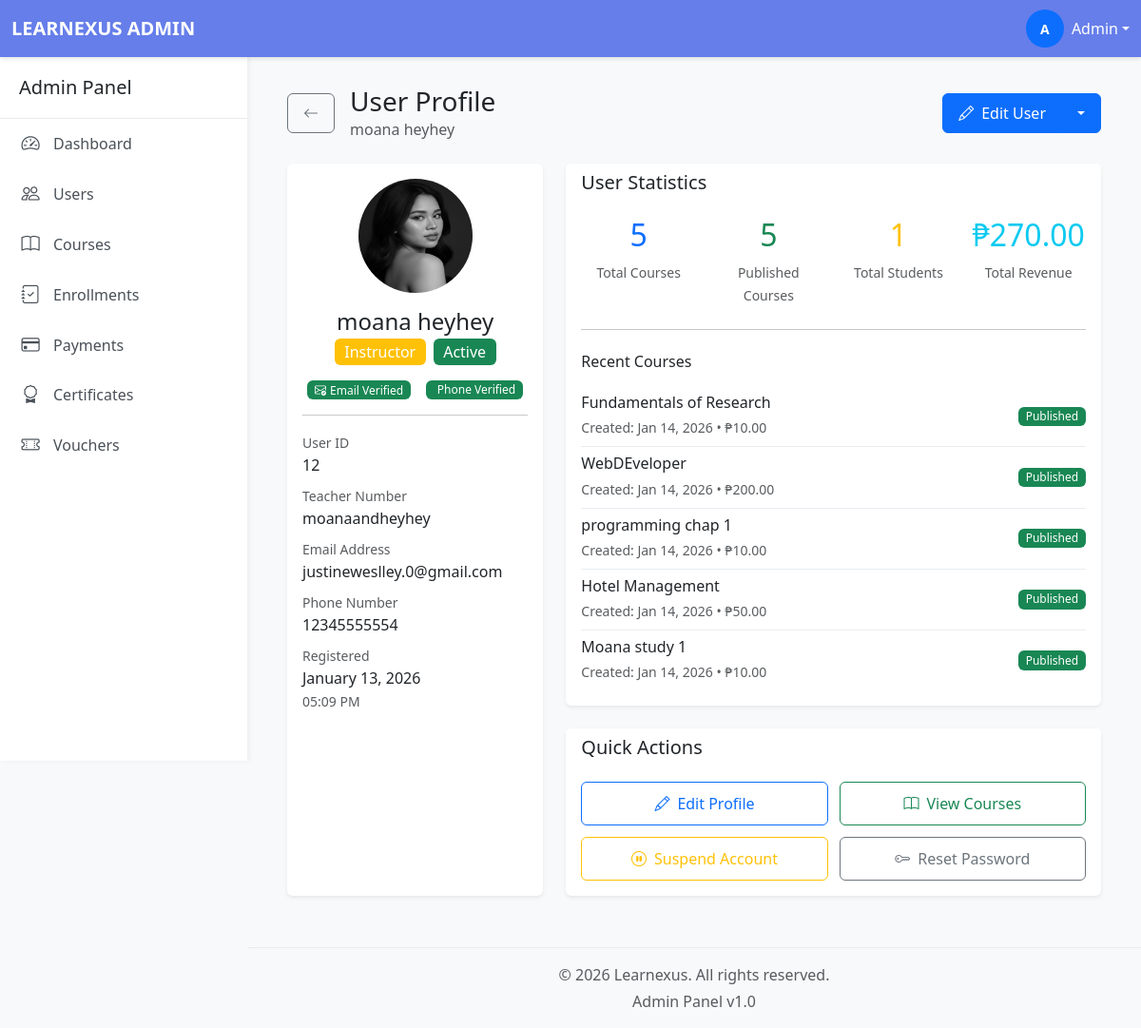
The page /admin/user_view.php?id=12&return=/Learnexus/admin/users.php (signed in) on the database its author committed.
### tables this page shows
CREATE TABLE `users` (
  `userID` int(11) NOT NULL,
  `email` varchar(255) NOT NULL,
  `passwordHash` varchar(255) NOT NULL,
  `firstName` varchar(100) NOT NULL,
  `lastName` varchar(100) NOT NULL,
  `middleInitial` varchar(5) NOT NULL,
  `phone` varchar(20) DEFAULT NULL,
  `avatar` varchar(255) DEFAULT NULL,
  `phoneVerified` tinyint(1) DEFAULT 0,
  `emailVerified` tinyint(1) DEFAULT 0,
  `role` enum('student','instructor','admin') DEFAULT 'student',
  `status` enum('active','inactive','suspended') DEFAULT 'active',
  `createdAt` timestamp NOT NULL DEFAULT current_timestamp(),
  `studentNumber` varchar(50) DEFAULT NULL,
  `teacherNumber` varchar(50) DEFAULT NULL
);

CREATE TABLE `courses` (
  `courseID` int(11) NOT NULL,
  `teacherID` int(11) NOT NULL,
  `title` varchar(255) NOT NULL,
  `description` text DEFAULT NULL,
  `price` decimal(10,2) DEFAULT 0.00,
  `category` varchar(100) DEFAULT NULL,
  `status` enum('draft','published','archived') DEFAULT 'draft',
  `passingScore` int(11) DEFAULT 70,
  `createdAt` timestamp NOT NULL DEFAULT current_timestamp()
);

### admin/user_view.php (the view, shortened to what the rows shown need)
<?php
require_once '../database/db_connect.php';
$userID = (int)$_GET['id'];
try {
    $stmt = $conn->prepare("SELECT * FROM users WHERE userID = ?");
    $stmt->execute([$userID]);
    $user = $stmt->fetch();
    if ($user['role'] === 'student') {
        $stmt = $conn->prepare("SELECT COUNT(*) FROM enrollments WHERE userID = ?");
        $stmt->execute([$userID]);
        $enrollmentCount = $stmt->fetchColumn();
        $stmt = $conn->prepare("SELECT COUNT(*) FROM enrollments WHERE userID = ? AND status = 'completed'");
        $stmt->execute([$userID]);
        $completedCourses = $stmt->fetchColumn();
        $stmt = $conn->prepare("SELECT COUNT(*) FROM certificates WHERE userID = ?");
        $stmt->execute([$userID]);
        $certificatesCount = $stmt->fetchColumn();
        $stmt = $conn->prepare("SELECT SUM(amount) FROM payments WHERE userID = ? AND status = 'completed'");
        $stmt->execute([$userID]);
        $totalSpent = $stmt->fetchColumn() ?? 0;
        $stmt = $conn->prepare("
            SELECT e.*, c.title, c.price
            FROM enrollments e
            JOIN courses c ON e.courseID = c.courseID
            WHERE e.userID = ?
            ORDER BY e.enrolledAt DESC
            LIMIT 5
        ");
        $stmt->execute([$userID]);
        $recentEnrollments = $stmt->fetchAll(PDO::FETCH_ASSOC);
    } elseif ($user['role'] === 'instructor') {
        $stmt = $conn->prepare("SELECT COUNT(*) FROM courses WHERE teacherID = ?");
        $stmt->execute([$userID]);
        $coursesCount = $stmt->fetchColumn();
        $stmt = $conn->prepare("SELECT COUNT(*) FROM courses WHERE teacherID = ? AND status = 'published'");
        $stmt->execute([$userID]);
        $publishedCourses = $stmt->fetchColumn();
        $stmt = $conn->prepare("
            SELECT COUNT(DISTINCT e.userID)
            FROM enrollments e
            JOIN courses c ON e.courseID = c.courseID
            WHERE c.teacherID = ?
        ");
        $stmt->execute([$userID]);
        $totalStudents = $stmt->fetchColumn();
        $stmt = $conn->prepare("
            SELECT SUM(p.amount)
            FROM payments p
            JOIN enrollments e ON p.enrollmentID = e.enrollmentID
            JOIN courses c ON e.courseID = c.courseID
            WHERE c.teacherID = ? AND p.status = 'completed'
        ");
        $stmt->execute([$userID]);
        $totalRevenue = $stmt->fetchColumn() ?? 0;
        $stmt = $conn->prepare("
            SELECT * FROM courses
            WHERE teacherID = ?
            ORDER BY createdAt DESC
            LIMIT 5
        ");
        $stmt->execute([$userID]);
        $recentCourses = $stmt->fetchAll(PDO::FETCH_ASSOC);
    } elseif ($user['role'] === 'admin') {
        $adminActions = 0;
    }
} catch (PDOException $e) {
    error_log("User View Error: " . $e->getMessage());
    $_SESSION['error'] = 'Error loading user details';
    header('Location: users.php');
    exit();
}
include 'includes/header.php';
?>
<div class="main-content">
    <div class="container-fluid">
        <div class="d-flex justify-content-between align-items-center mb-4">
            <div class="d-flex align-items-center">
                <div>
                    <h1 class="h3 mb-0">User Profile</h1>
                    <nav aria-label="breadcrumb">
                        <ol class="breadcrumb mb-0">
                            <li class="breadcrumb-item active" aria-current="page"><?php echo htmlspecialchars($user['firstName'] . ' ' . $user['lastName']); ?></li>
                        </ol>
                    </nav>
                </div>
            </div>
        </div>
        <div class="row mb-4">
            <div class="col-lg-4">
                <div class="card border-0 shadow-sm h-100">
                    <div class="card-body text-center">
                        <?php if (!empty($user['avatar'])): ?>
                            <img src="<?php echo htmlspecialchars($user['avatar']); ?>"
                                 class="rounded-circle mb-3"
                                 width="120"
                                 height="120"
                                 alt="Avatar"
                                 onerror="this.src='https://ui-avatars.com/api/?name=<?php echo urlencode($user['firstName'] . '+' . $user['lastName']); ?>&background=667eea&color=fff'">
                        <?php endif; ?>
                        <h4 class="mb-1"><?php echo htmlspecialchars($user['firstName'] . ' ' . $user['lastName']); ?></h4>
                        <div class="mb-3">
                            <span class="badge bg-<?php
                                echo $user['role'] === 'admin' ? 'danger' :
                                    ($user['role'] === 'instructor' ? 'warning' : 'primary');
                            ?> fs-6">
                                <?php echo ucfirst($user['role']); ?>
                            </span>
                            <span class="badge bg-<?php
                                echo $user['status'] === 'active' ? 'success' :
                                    ($user['status'] === 'suspended' ? 'danger' : 'secondary');
                            ?> fs-6 ms-1">
                                <?php echo ucfirst($user['status']); ?>
                            </span>
                        </div>
                        <div class="d-flex justify-content-center gap-3 mb-3">
                            <?php if ($user['emailVerified']): ?>
                                <span class="badge bg-success">
                                </span>
                            <?php else: ?>
                                <span class="badge bg-warning">
                                    <i class="bi bi-envelope-x me-1"></i>Email Unverified
                                </span>
                            <?php endif; ?>
                            <?php if ($user['phoneVerified']): ?>
                                <span class="badge bg-success">
                                </span>
                            <?php else: ?>
                                <span class="badge bg-warning">
                                    <i class="bi bi-phone-x me-1"></i>Phone Unverified
                                </span>
                            <?php endif; ?>
                        </div>
                        <hr class="my-3">
                        <div class="text-start">
                            <div class="mb-2">
                                <small class="text-muted">User ID</small>
                                <p class="mb-0"><?php echo $user['userID']; ?></p>
                            </div>
                            <?php if ($user['role'] === 'student' && !empty($user['studentNumber'])): ?>
                                <div class="mb-2">
                                    <small class="text-muted">Student Number</small>
                                    <p class="mb-0"><?php echo htmlspecialchars($user['studentNumber']); ?></p>
                                </div>
                            <?php elseif ($user['role'] === 'instructor' && !empty($user['teacherNumber'])): ?>
                                <div class="mb-2">
                                    <small class="text-muted">Teacher Number</small>
                                    <p class="mb-0"><?php echo htmlspecialchars($user['teacherNumber']); ?></p>
                                </div>
                            <?php endif; ?>
                            <div class="mb-2">
                                <small class="text-muted">Email Address</small>
                                <p class="mb-0"><?php echo htmlspecialchars($user['email']); ?></p>
                            </div>
                            <div class="mb-2">
                                <small class="text-muted">Phone Number</small>
                                <p class="mb-0"><?php echo htmlspecialchars($user['phone'] ?? 'Not provided'); ?></p>
                            </div>
                            <div class="mb-2">
                                <small class="text-muted">Registered</small>
                                <p class="mb-0">
                                    <?php echo date('F d, Y', strtotime($user['createdAt'])); ?><br>
                                    <small class="text-muted"><?php echo date('h:i A', strtotime($user['createdAt'])); ?></small>
                                </p>
                            </div>
                        </div>
                    </div>
                </div>
            </div>
            <div class="col-lg-8">
                <div class="card border-0 shadow-sm mb-4">
                    <div class="card-body">
                        <?php if ($user['role'] === 'student'): ?>
                            <div class="row g-3">
                                <div class="col-md-3 col-6">
                                    <div class="text-center">
                                        <h2 class="text-primary"><?php echo $enrollmentCount; ?></h2>
                                        <small class="text-muted">Total Enrollments</small>
                                    </div>
                                </div>
                                <div class="col-md-3 col-6">
                                    <div class="text-center">
                                        <h2 class="text-success"><?php echo $completedCourses; ?></h2>
                                        <small class="text-muted">Completed Courses</small>
                                    </div>
                                </div>
                                <div class="col-md-3 col-6">
                                    <div class="text-center">
                                        <h2 class="text-warning"><?php echo $certificatesCount; ?></h2>
                                        <small class="text-muted">Certificates</small>
                                    </div>
                                </div>
                                <div class="col-md-3 col-6">
                                    <div class="text-center">
                                        <h2 class="text-info">₱<?php echo number_format($totalSpent, 2); ?></h2>
                                        <small class="text-muted">Total Spent</small>
                                    </div>
                                </div>
                            </div>
                            <?php if (!empty($recentEnrollments)): ?>
                                <hr class="my-4">
                                <h6 class="mb-3">Recent Enrollments</h6>
                                <div class="list-group list-group-flush">
                                    <?php foreach ($recentEnrollments as $enrollment): ?>
                                        <div class="list-group-item px-0">
                                            <div class="d-flex justify-content-between align-items-center">
                                                <div>
                                                    <h6 class="mb-1"><?php echo htmlspecialchars($enrollment['title']); ?></h6>
                                                    <small class="text-muted">
                                                        Enrolled: <?php echo date('M d, Y', strtotime($enrollment['enrolledAt'])); ?>
                                                        • ₱<?php echo number_format($enrollment['price'], 2); ?>
                                                    </small>
                                                </div>
                                                <span class="badge bg-<?php
                                                    echo $enrollment['status'] === 'completed' ? 'success' :
                                                        ($enrollment['status'] === 'active' ? 'primary' : 'warning');
                                                ?>">
                                                    <?php echo ucfirst($enrollment['status']); ?>
                                                </span>
                                            </div>
                                        </div>
                                    <?php endforeach; ?>
                                </div>
                            <?php endif; ?>
                        <?php elseif ($user['role'] === 'instructor'): ?>
                            <div class="row g-3">
                                <div class="col-md-3 col-6">
                                    <div class="text-center">
                                        <h2 class="text-primary"><?php echo $coursesCount; ?></h2>
                                    </div>
                                </div>
                                <div class="col-md-3 col-6">
                                    <div class="text-center">
                                        <h2 class="text-success"><?php echo $publishedCourses; ?></h2>
                                    </div>
                                </div>
                                <div class="col-md-3 col-6">
                                    <div class="text-center">
                                        <h2 class="text-warning"><?php echo $totalStudents; ?></h2>
                                    </div>
                                </div>
                                <div class="col-md-3 col-6">
                                    <div class="text-center">
                                        <h2 class="text-info">₱<?php echo number_format($totalRevenue, 2); ?></h2>
                                    </div>
                                </div>
                            </div>
                            <?php if (!empty($recentCourses)): ?>
                                <div class="list-group list-group-flush">
                                    <?php foreach ($recentCourses as $course): ?>
                                        <div class="list-group-item px-0">
                                            <div class="d-flex justify-content-between align-items-center">
                                                <div>
                                                    <h6 class="mb-1"><?php echo htmlspecialchars($course['title']); ?></h6>
                                                    <small class="text-muted">
                                                        Created: <?php echo date('M d, Y', strtotime($course['createdAt'])); ?>
                                                        • ₱<?php echo number_format($course['price'], 2); ?>
                                                    </small>
                                                </div>
                                                <span class="badge bg-<?php
                                                    echo $course['status'] === 'published' ? 'success' :
                                                        ($course['status'] === 'draft' ? 'warning' : 'secondary');
                                                ?>">
                                                    <?php echo ucfirst($course['status']); ?>
                                                </span>
                                            </div>
                                        </div>
                                    <?php endforeach; ?>
                                </div>
                            <?php endif; ?>
                        <?php endif; ?>
                    </div>
                </div>
            </div>
        </div>
    </div>
</div>
<?php include 'includes/footer.php'; ?>

### rows shown on the page
users: firstName+lastName "moana heyhey", avatar (picture), role "Instructor", status "Active", userID "12", teacherNumber "moanaandheyhey", email "justineweslley.0@gmail.com", phone "12345555554", createdAt "January 13, 2026", createdAt "05:09 PM"
courses: title "Fundamentals of Research", createdAt "Jan 14, 2026", price "10.00", status "Published"
courses: title "WebDEveloper", createdAt "Jan 14, 2026", price "200.00", status "Published"
courses: title "programming chap 1", createdAt "Jan 14, 2026", price "10.00", status "Published"
courses: title "Hotel Management", createdAt "Jan 14, 2026", price "50.00", status "Published"
courses: title "Moana study 1", createdAt "Jan 14, 2026", price "10.00", status "Published"

### other values the page prints
substr($_SESSION['first_name'], 0, 1) "A"
$_SESSION['first_name'] "Admin"
$coursesCount "5"
$publishedCourses "5"
$totalStudents "1"
$totalRevenue "270.00"
